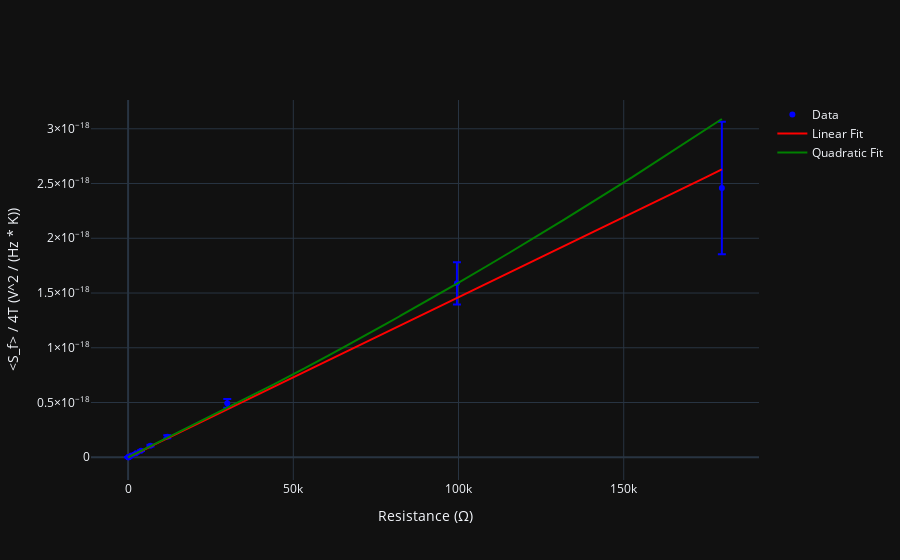
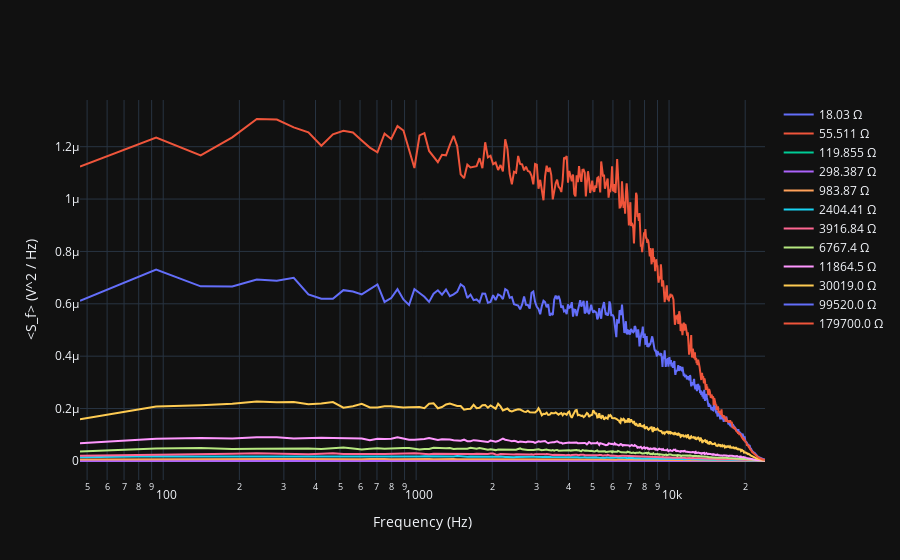

Here is the notebook cell these charts were saved with, in order:
### Code cell
# Noise data analysis

Temp = 21.1 + 273.15
Temp_std = 1.5

fs = 48000

Pden_arr = np.array([])
Pden_std_arr = np.array([])


def G_std_over_G(f, V_in, R_2):
    return np.sqrt( ( (3E-3 + 0.01 * G_piece_func(f) * V_in) / (G_piece_func(f) * V_in) ) ** 2
                                     + (( v_into_amp(3E-3, cR_1, R_2) + 0.01 * V_in) / V_in) ** 2)


color_arr = ['green', 'red', 'blue', 'orange', 'pink', 'cyan', 'purple']

fig2 = go.Figure()
fig2.update_layout(
    xaxis_title="Frequency (Hz)",
    yaxis_title="<S_f> (V^2 / Hz)",
    xaxis_type="log",
    template="plotly_dark"
)

# Spectral Analysis
r = 0
for v_dat1, v_dat2 in zip(v_data1_arr, v_data2_arr):
    f1, P_den1 = signal.welch(v_dat1, fs, nperseg=1024)
    f2, P_den2 = signal.welch(v_dat2, fs, nperseg=1024)
    fc, P_den_cross = signal.csd(v_dat1, v_dat2, fs, nperseg=1024)
    min_len = np.min([len(f1), len(f2), len(fc)])
    f = f1[1: min_len - 1].real
    P_den1 = P_den1[1: min_len - 1].real
    P_den2 = P_den2[1: min_len - 1].real
    P_den_cross = P_den_cross[1: min_len - 1].real
    P_den = P_den_cross

    P_den = P_den / G_piece_func(f) ** 2 / C_interp(f) ** 2
    f_flat = f[15:400]
    flat_P_den = P_den[15:400]

    fig2.add_trace(go.Scatter(
        x=f, y=P_den_cross,
        name='{} Ω'.format(R_arr[r]),
        mode='lines',
        # line=dict(
        #     color=color_arr[r]
        # )
    ))

    data_std = np.sqrt(
        np.sum(
            ( 2 * flat_P_den * np.sqrt( (2/40) ** 2 +
                                         (0.2 / G_piece_func(f_flat) + 0.01) ** 2) ) ** 2
        )
    ) / len(f_flat)
    Pden_std_arr = np.append(Pden_std_arr, np.sqrt(np.std(flat_P_den) ** 2 + data_std ** 2))
    Pden_arr = np.append(Pden_arr, np.mean(flat_P_den).real)
    r += 1


# Fitting data
def lin_func(x, a, b):
    return a*x + b

def quad_func(x, a, b, c):
    return a*x**2 + b*x + c

kb_slope_arr = Pden_arr / (4 * Temp)
kb_slope_std_arr = Pden_arr / (4 * Temp) * np.sqrt((Pden_std_arr / Pden_arr) ** 2 + (Temp_std / Temp) ** 2)

params_lin, cov_lin = curve_fit(lin_func, R_arr, kb_slope_arr, sigma=kb_slope_std_arr)
p_lin_err = np.sqrt(np.diag(cov_lin))

params_quad, cov_quad = curve_fit(quad_func, R_arr, kb_slope_arr, sigma=kb_slope_std_arr)
p_quad_err = np.sqrt(np.diag(cov_quad))

R_space = np.linspace(0, max(R_arr), 10000)


# Plotting
fig1 = go.Figure()
fig1.add_trace(go.Scatter(
    x=R_arr, y=kb_slope_arr,
    error_y=dict(
        type='data',
        array=kb_slope_std_arr,
        color='blue'
    ),
    name='Data', 
    mode='markers',
    marker=dict(
        color='blue'
    )
))

fig1.add_trace(go.Scatter(
    x=R_space, y=lin_func(R_space, *params_lin),
    name='Linear Fit',
    mode='lines',
    line=dict(
        color='red'
    )
))

fig1.add_trace(go.Scatter(
    x=R_space, y=quad_func(R_space, *params_quad),
    name='Quadratic Fit',
    mode='lines',
    line=dict(
        color='green'
    )
))

fig1.update_layout(
    xaxis_title='Resistance (Ω)',
    yaxis_title='<S_f> / 4T (V^2 / (Hz * K))',
    template="plotly_dark"
)

fig1.show()
fig1.write_image('S vs R plot.pdf')
fig1.write_image('S vs R plot.png')
fig2.show()
fig2.write_image('PSD per R.pdf')
fig2.write_image('PSD per R.png')

print('Lin param: {} +/- {} , Const param: {} +/- {}'.format(params_lin[0], p_lin_err[0], params_lin[1], p_lin_err[1]))
print('Quad param: {} +/- {} , Lin param: {} +/- {} , Const param: {} +/- {}'.format(params_quad[0], p_quad_err[0], params_quad[1],
                                                                                     p_quad_err[1], params_quad[2], p_quad_err[2]))

### Figure 1 — Plotly figure (JSON) as saved in the notebook; plotly's stock layout.template omitted (floating-point values rounded to 4 significant figures; data arrays with more than 128 entries replaced by an {"elided": "..."} marker saying what was removed)
{"data": [{"error_y": {"array": [3.695e-22, 3.493e-22, 4.147e-22, -3.074e-22, 1.01e-21, 2.376e-21, 3.779e-21, 7.151e-21, 1.331e-20, 4.022e-20, 1.92e-19, 6.05e-19], "color": "blue", "type": "data"}, "marker": {"color": "blue"}, "mode": "markers", "name": "Data", "type": "scatter", "x": [18.03, 55.51, 119.9, 298.4, 983.9, 2404.0, 3917.0, 6767.0, 11860.0, 30019, 99520, 179700], "y": [2.731e-22, 8.609e-22, 1.808e-21, -6.317e-24, 1.518e-20, 3.7e-20, 6.006e-20, 1.059e-19, 1.872e-19, 4.928e-19, 1.588e-18, 2.46e-18]}, {"line": {"color": "red"}, "mode": "lines", "name": "Linear Fit", "type": "scatter", "x": {"elided": "10000 float values"}, "y": {"elided": "10000 float values"}}, {"line": {"color": "green"}, "mode": "lines", "name": "Quadratic Fit", "type": "scatter", "x": {"elided": "10000 float values"}, "y": {"elided": "10000 float values"}}], "layout": {"xaxis": {"title": {"text": "Resistance (Ω)"}}, "yaxis": {"title": {"text": "<S_f> / 4T (V^2 / (Hz * K))"}}}}

### Figure 2 — Plotly figure (JSON) as saved in the notebook; plotly's stock layout.template omitted (floating-point values rounded to 4 significant figures; data arrays with more than 128 entries replaced by an {"elided": "..."} marker saying what was removed)
{"data": [{"mode": "lines", "name": "18.03 Ω", "type": "scatter", "x": {"elided": "511 float values"}, "y": {"elided": "511 float values"}}, {"mode": "lines", "name": "55.511 Ω", "type": "scatter", "x": {"elided": "511 float values"}, "y": {"elided": "511 float values"}}, {"mode": "lines", "name": "119.855 Ω", "type": "scatter", "x": {"elided": "511 float values"}, "y": {"elided": "511 float values"}}, {"mode": "lines", "name": "298.387 Ω", "type": "scatter", "x": {"elided": "511 float values"}, "y": {"elided": "511 float values"}}, {"mode": "lines", "name": "983.87 Ω", "type": "scatter", "x": {"elided": "511 float values"}, "y": {"elided": "511 float values"}}, {"mode": "lines", "name": "2404.41 Ω", "type": "scatter", "x": {"elided": "511 float values"}, "y": {"elided": "511 float values"}}, {"mode": "lines", "name": "3916.84 Ω", "type": "scatter", "x": {"elided": "511 float values"}, "y": {"elided": "511 float values"}}, {"mode": "lines", "name": "6767.4 Ω", "type": "scatter", "x": {"elided": "511 float values"}, "y": {"elided": "511 float values"}}, {"mode": "lines", "name": "11864.5 Ω", "type": "scatter", "x": {"elided": "511 float values"}, "y": {"elided": "511 float values"}}, {"mode": "lines", "name": "30019.0 Ω", "type": "scatter", "x": {"elided": "511 float values"}, "y": {"elided": "511 float values"}}, {"mode": "lines", "name": "99520.0 Ω", "type": "scatter", "x": {"elided": "511 float values"}, "y": {"elided": "511 float values"}}, {"mode": "lines", "name": "179700.0 Ω", "type": "scatter", "x": {"elided": "511 float values"}, "y": {"elided": "511 float values"}}], "layout": {"xaxis": {"title": {"text": "Frequency (Hz)"}, "type": "log"}, "yaxis": {"title": {"text": "<S_f> (V^2 / Hz)"}}}}
